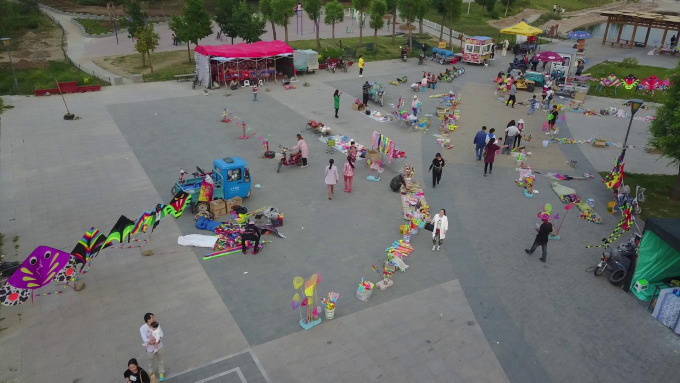
#> input picture person/0000011_07307_d_0000011.jpg, 1360 x 765 px (shown at 1/2 size); its folder holds only this picture in this run
$ python person_detector.py   (older library calls are emulated)
#> lines starting #> are read from the running program, lines starting #| are printed output that depends on the picture
# Importación de librerías necesarias
import cv2
import numpy as np
import os
import glob

class PersonDetector:
    """
    Clase para detectar y recortar personas en imágenes usando OpenCV
    """

    def __init__(self):
        """
        Inicializar el detector de personas con HOG y validadores adicionales
        """
        # Inicializar el detector HOG de OpenCV
        self.hog = cv2.HOGDescriptor()
        self.hog.setSVMDetector(cv2.HOGDescriptor_getDefaultPeopleDetector())

        # Intentar cargar detectores DNN más precisos como respaldo
        self.dnn_net = None
        try:
            # Cargar modelo YOLO pre-entrenado si está disponible
            # Este es más preciso pero requiere archivos adicionales
            print("🔍 Buscando modelos DNN adicionales...")

        except Exception as e:
            print("ℹ️ Usando solo detector HOG (recomendado para precisión)")

        # Parámetros de validación estricta para personas
        self.min_person_area = 1500      # Área mínima en píxeles
        self.max_person_area = 200000    # Área máxima en píxeles
        self.min_aspect_ratio = 1.2      # Relación altura/ancho mínima (personas son más altas)
        self.max_aspect_ratio = 4.0      # Relación altura/ancho máxima

        print("Detector de personas con validación estricta inicializado")

    def validate_person_detection(self, image, bbox):
        """
        Validar si una detección corresponde realmente a una persona

        Args:
            image: imagen completa
            bbox: (x, y, w, h) de la detección

        Returns:
            (is_valid, confidence_score, reasons)
        """
        x, y, w, h = bbox
        reasons = []
        confidence_score = 0.0

        # 1. Validar dimensiones básicas
        area = w * h
        aspect_ratio = h / w if w > 0 else 0

        if area < self.min_person_area:
            reasons.append(f"Área muy pequeña ({area} < {self.min_person_area})")
            return False, 0.0, reasons

        if area > self.max_person_area:
            reasons.append(f"Área muy grande ({area} > {self.max_person_area})")
            return False, 0.0, reasons

        if aspect_ratio < self.min_aspect_ratio:
            reasons.append(f"Muy ancho para ser persona ({aspect_ratio:.2f} < {self.min_aspect_ratio})")
            return False, 0.0, reasons

        if aspect_ratio > self.max_aspect_ratio:
            reasons.append(f"Muy alto para ser persona ({aspect_ratio:.2f} > {self.max_aspect_ratio})")
            return False, 0.0, reasons

        confidence_score += 0.3  # Pasó validaciones básicas

        # 2. Extraer región de interés
        roi = image[max(0, y):min(image.shape[0], y+h),
                   max(0, x):min(image.shape[1], x+w)]

        if roi.shape[0] == 0 or roi.shape[1] == 0:
            reasons.append("ROI inválida")
            return False, 0.0, reasons

        # 3. Análisis de características humanas
        human_features_score = self.analyze_human_features(roi)
        confidence_score += human_features_score * 0.4

        # 4. Análisis de gradientes (características HOG)
        gradient_score = self.analyze_gradients(roi)
        confidence_score += gradient_score * 0.3

        # 5. Umbral final
        is_valid = confidence_score > 0.6

        if is_valid:
            reasons.append(f"Persona válida (score: {confidence_score:.2f})")
        else:
            reasons.append(f"No es persona (score: {confidence_score:.2f})")

        return is_valid, confidence_score, reasons

    def analyze_human_features(self, roi):
        """
        Analizar características específicas humanas en la región
        """
        score = 0.0

        # Convertir a escala de grises para análisis
        gray = cv2.cvtColor(roi, cv2.COLOR_BGR2GRAY)
        h, w = gray.shape

        # 1. Análisis de variación vertical (personas tienen variación vertical)
        vertical_profile = np.mean(gray, axis=1)
        vertical_variation = np.std(vertical_profile)
        if vertical_variation > 20:  # Suficiente variación vertical
            score += 0.3

        # 2. Análisis de simetría aproximada (torso humano es relativamente simétrico)
        left_half = gray[:, :w//2]
        right_half = gray[:, w//2:]

        if left_half.shape == right_half.shape:
            right_flipped = np.fliplr(right_half)
            symmetry = np.corrcoef(left_half.flatten(), right_flipped.flatten())[0,1]
            if not np.isnan(symmetry) and symmetry > 0.3:
                score += 0.2

        # 3. Análisis de bordes (personas tienen bordes bien definidos)
        edges = cv2.Canny(gray, 50, 150)
        edge_density = np.sum(edges > 0) / (h * w)
        if 0.05 < edge_density < 0.3:  # Densidad de bordes típica de personas
            score += 0.3

        # 4. Análisis de regiones (cabeza, torso, piernas)
        if self.has_person_structure(gray):
            score += 0.2

        return min(1.0, score)

    def has_person_structure(self, gray):
        """
        Verificar si tiene estructura básica de persona (cabeza arriba, cuerpo abajo)
        """
        h, w = gray.shape

        # Dividir en tercios verticales
        top_third = gray[:h//3, :]
        middle_third = gray[h//3:2*h//3, :]

        # La parte superior (cabeza/hombros) suele ser más estrecha que el medio
        top_width_variance = np.var(np.sum(top_third > np.mean(top_third), axis=1))
        middle_width_variance = np.var(np.sum(middle_third > np.mean(middle_third), axis=1))

        # Estructura básica de persona: variación en el ancho a lo largo de la altura
        return top_width_variance > 10 and middle_width_variance > 10

    def analyze_gradients(self, roi):
        """
        Analizar gradientes para características humanas
        """
        gray = cv2.cvtColor(roi, cv2.COLOR_BGR2GRAY)

        # Calcular gradientes
        grad_x = cv2.Sobel(gray, cv2.CV_64F, 1, 0, ksize=3)
        grad_y = cv2.Sobel(gray, cv2.CV_64F, 0, 1, ksize=3)

        # Magnitud y dirección de gradientes
        magnitude = np.sqrt(grad_x**2 + grad_y**2)

        # Las personas tienen gradientes con cierta distribución
        grad_mean = np.mean(magnitude)
        grad_std = np.std(magnitude)

        # Score basado en distribución de gradientes típica de personas
        if 10 < grad_mean < 80 and grad_std > 15:
            return 1.0
        elif 5 < grad_mean < 100 and grad_std > 10:
            return 0.7
        else:
            return 0.3

    def detect_persons_multiscale(self, image, min_confidence=0.5):
        """
        Detectar personas con validación estricta para eliminar falsos positivos

        Args:
            image: imagen de entrada (array de numpy)
            min_confidence: confianza mínima para considerar una detección válida

        Returns:
            Lista de rectángulos (x, y, w, h) donde se detectaron personas REALES
        """
        all_detections = []
        all_weights = []

        # Configuraciones más conservadoras para evitar falsos positivos
        detection_configs = [
            # Configuración 1: Detección estándar más estricta
            {'winStride': (8, 8), 'padding': (16, 16), 'scale': 1.05, 'hitThreshold': 0.0},
            # Configuración 2: Solo para personas claramente visibles
            {'winStride': (8, 8), 'padding': (24, 24), 'scale': 1.1, 'hitThreshold': 0.2},
        ]

        for config in detection_configs:
            try:
                rectangles, weights = self.hog.detectMultiScale(
                    image,
                    winStride=config['winStride'],
                    padding=config['padding'],
                    scale=config['scale'],
                    hitThreshold=config['hitThreshold'],
                    groupThreshold=2
                )

                if len(rectangles) > 0:
                    all_detections.extend(rectangles)
                    all_weights.extend(weights)

            except Exception as e:
                print(f"Error en configuración: {e}")
                continue

        if len(all_detections) > 0:
            all_detections = np.array(all_detections)
            all_weights = np.array(all_weights)

            boxes = []
            scores = []
            for i, (x, y, w, h) in enumerate(all_detections):
                boxes.append([x, y, x + w, y + h])
                scores.append(all_weights[i])

            boxes = np.array(boxes, dtype=np.float32)
            scores = np.array(scores, dtype=np.float32)

            indices = cv2.dnn.NMSBoxes(boxes, scores, min_confidence, 0.3)

            candidate_detections = []
            if len(indices) > 0:
                for i in indices.flatten():
                    x1, y1, x2, y2 = boxes[i]
                    candidate_detections.append((int(x1), int(y1), int(x2-x1), int(y2-y1)))

            validated_detections = []
            for bbox in candidate_detections:
                is_valid, confidence, reasons = self.validate_person_detection(image, bbox)

                if is_valid:
                    validated_detections.append(bbox)

            return validated_detections
        else:
            return []

    def detect_persons(self, image, min_confidence=0.5):
        """
        Método principal de detección para personas reales
        """
        detections = self.detect_persons_multiscale(image, min_confidence)

        if len(detections) > 1:
            final_detections = self.remove_duplicate_detections(detections, overlap_threshold=0.4)
        else:
            final_detections = detections

        return final_detections

    # [22 lines left out: function preprocess_image, not called in this run]

    def remove_duplicate_detections(self, detections, overlap_threshold=0.4):
        """
        Eliminar detecciones duplicadas con umbral más estricto
        """
        if len(detections) <= 1:
            return detections

        boxes = np.array([[x, y, x+w, y+h] for x, y, w, h in detections], dtype=np.float32)
        scores = np.ones(len(detections), dtype=np.float32)

        # NMS más estricto para evitar personas muy cercanas duplicadas
        indices = cv2.dnn.NMSBoxes(boxes, scores, 0.1, overlap_threshold)

        if len(indices) > 0:
            final_detections = []
            for i in indices.flatten():
                x1, y1, x2, y2 = boxes[i]
                final_detections.append((int(x1), int(y1), int(x2-x1), int(y2-y1)))
            return final_detections
        else:
            return detections

    def crop_persons_smart(self, image, detections, tight_crop=True):
        """
        Recortar personas exactamente al tamaño del bounding box
        """
        cropped_persons = []
        height, width = image.shape[:2]

        for i, (x, y, w, h) in enumerate(detections):
            if tight_crop:
                # Recorte exacto al bounding box con padding mínimo
                padding = 5
                x1 = max(0, x - padding)
                y1 = max(0, y - padding)
                x2 = min(width, x + w + padding)
                y2 = min(height, y + h + padding)
            else:
                # Sin padding, exactamente el bounding box
                x1 = max(0, x)
                y1 = max(0, y)
                x2 = min(width, x + w)
                y2 = min(height, y + h)

            crop_width = x2 - x1
            crop_height = y2 - y1

            if crop_width < 20 or crop_height < 40:
                continue

            person_crop = image[y1:y2, x1:x2]

            if person_crop.shape[0] > 0 and person_crop.shape[1] > 0:
                cropped_persons.append({
                    'image': person_crop,
                    'bbox': (x1, y1, crop_width, crop_height),
                    'original_bbox': (x, y, w, h),
                    'person_id': i + 1
                })

        return cropped_persons

    # [60 lines left out: functions validate_crop_quality, calculate_crop_confidence, enhance_person_crop, crop_persons, not called in this run]

    def draw_detections(self, image, detections):
        """
        Dibujar rectángulos alrededor de las personas detectadas

        Args:
            image: imagen donde dibujar
            detections: lista de detecciones

        Returns:
            Imagen con las detecciones dibujadas
        """
        result_image = image.copy()

        for i, (x, y, w, h) in enumerate(detections):
            # Dibujar rectángulo verde alrededor de la persona
            cv2.rectangle(result_image, (x, y), (x + w, y + h), (0, 255, 0), 3)

            # Agregar etiqueta con número de persona
            label = f"Persona {i + 1}"
            label_size = cv2.getTextSize(label, cv2.FONT_HERSHEY_SIMPLEX, 0.8, 2)[0]

            # Fondo para el texto
            cv2.rectangle(result_image, (x, y - label_size[1] - 10),
                         (x + label_size[0], y), (0, 255, 0), -1)

            # Texto
            cv2.putText(result_image, label, (x, y - 5),
                       cv2.FONT_HERSHEY_SIMPLEX, 0.8, (0, 0, 0), 2)

        return result_image

    def process_image(self, image_path, output_dir):
        """
        Procesar una imagen individual: detectar, recortar y guardar personas

        Args:
            image_path: ruta de la imagen a procesar
            output_dir: directorio donde guardar los recortes

        Returns:
            Número de personas detectadas
        """
        print(f"Procesando: {os.path.basename(image_path)}")

        image = cv2.imread(image_path)
        if image is None:
            print(f"Error: No se pudo cargar la imagen {image_path}")
            return 0

        detections = self.detect_persons(image, min_confidence=0.6)

        if len(detections) == 0:
            print(f"No se detectaron personas en {os.path.basename(image_path)}")
            return 0

        print(f"Detectadas {len(detections)} persona(s)")

        cropped_persons = self.crop_persons_smart(image, detections, tight_crop=True)

        if len(cropped_persons) == 0:
            print("Ningun recorte validado")
            return 0

        base_name = os.path.splitext(os.path.basename(image_path))[0]

        saved_count = 0
        for person_data in cropped_persons:
            person_image = person_data['image']
            person_id = person_data['person_id']
            bbox = person_data['bbox']

            output_filename = f"{base_name}_person_{person_id:02d}.jpg"
            output_path = os.path.join(output_dir, output_filename)

            if cv2.imwrite(output_path, person_image):
                crop_w, crop_h = bbox[2], bbox[3]
                print(f"Guardado: {output_filename} ({crop_w}x{crop_h}px)")
                saved_count += 1
            else:
                print(f"Error guardando: {output_filename}")

        # Guardar imagen con detecciones dibujadas
        annotated_image = self.draw_detections(image, detections)
        annotated_filename = f"{base_name}_detections.jpg"
        annotated_path = os.path.join(output_dir, annotated_filename)
        cv2.imwrite(annotated_path, annotated_image)
        print(f"Guardada imagen con detecciones: {annotated_filename}")

        return saved_count

    def process_folder(self, input_folder="person", output_subfolder="pull-person"):
        """
        Procesar todas las imágenes de una carpeta

        Args:
            input_folder: carpeta que contiene las imágenes
            output_subfolder: subcarpeta donde guardar los resultados
        """
        print("Iniciando detección y recorte de personas")
        print("=" * 60)

        # Verificar que existe la carpeta de entrada
        if not os.path.exists(input_folder):
            print(f"Error: La carpeta '{input_folder}' no existe")
            print(f"Crea la carpeta '{input_folder}' y coloca las imágenes ahí")
            return

        # Crear carpeta de salida
        output_dir = os.path.join(input_folder, output_subfolder)
        os.makedirs(output_dir, exist_ok=True)
        print(f"Directorio de salida: {output_dir}")

        # Buscar archivos de imagen
        image_extensions = ['*.jpg', '*.jpeg', '*.png', '*.bmp', '*.tiff', '*.tif']
        image_files = []

        for extension in image_extensions:
            pattern = os.path.join(input_folder, extension)
            image_files.extend(glob.glob(pattern))
            # También buscar extensiones en mayúsculas
            pattern_upper = os.path.join(input_folder, extension.upper())
            image_files.extend(glob.glob(pattern_upper))

        if not image_files:
            print(f"No se encontraron imágenes en la carpeta '{input_folder}'")
            print("Formatos soportados: JPG, JPEG, PNG, BMP, TIFF")
            return

        print(f"Encontradas {len(image_files)} imagen(es) para procesar")
        print("-" * 40)

        # Procesar cada imagen
        total_persons = 0
        processed_images = 0

        for image_path in image_files:
            try:
                persons_count = self.process_image(image_path, output_dir)
                total_persons += persons_count
                processed_images += 1
                print()  # Línea en blanco para separar

            except Exception as e:
                print(f"❌ Error procesando {os.path.basename(image_path)}: {e}")
                continue

        # Resumen final
        print("=" * 60)
        print("RESUMEN FINAL:")
        print(f"Imágenes procesadas: {processed_images}/{len(image_files)}")
        print(f"Total personas detectadas: {total_persons}")
        print(f"Recortes guardados en: {output_dir}")
        print("Proceso completado!")

        if total_persons > 0:
            print(f"\n💡 Revisa la carpeta '{output_subfolder}' dentro de '{input_folder}' para ver los resultados")

def main():
    """
    Función principal del programa
    """
    print("DETECTOR DE PERSONAS - OpenCV")
    print("Detecta y recorta personas de imágenes automáticamente")
    print("=" * 60)

    # Crear instancia del detector
    detector = PersonDetector()

    # Procesar todas las imágenes de la carpeta 'person'
    # Los recortes se guardarán en 'person/pull-person'
    detector.process_folder(
        input_folder="person",
        output_subfolder="pull-person"
    )
#> in process_image, image is the input picture: shape (765, 1360, 3); mean B, G, R 107.1, 109.8, 109.3
#> the loop in detect_persons_multiscale, `for config in detection_configs:` made 2 passes
#> weights on passes 1 to 2: [1.91, 1.01, 1.23, 1.2, 0.472, 0.28], [2.05, 1.01, 1.23]
#> after the loop in detect_persons_multiscale, `for config in detection_configs:`: all_detections = [[936, 230, 74, 148], [629, 293, 68, 136], [848, 399, 69, 138], [1054, 399, 75, 149], [123, 458, 71, 141], [347, 0, 117, 225], [934, 228, 75, 150], [627, 292, 68, 137], [848, 398, 69, 138]]; all_weights = [1.91, 1.01, 1.23, 1.2, 0.472, 0.28, 2.05, 1.01, 1.23]
#> the loop in detect_persons_multiscale, `for i, (x, y, w, h) in enumerate(all_detections):` made 9 passes
#> after the loop in detect_persons_multiscale, `for i, (x, y, w, h) in enumerate(all_detections):`: boxes = [[936, 230, 1010, 378], [629, 293, 697, 429], [848, 399, 917, 537], [1054, 399, 1129, 548], [123, 458, 194, 599], [347, 0, 464, 225], [934, 228, 1009, 378], [627, 292, 695, 429], [848, 398, 917, 536]]; scores has the same summary as all_weights
#> in detect_persons_multiscale, `indices = cv2.dnn.NMSBoxes(boxes, scores, min_confidence, 0.3)`: indices = [6, 2, 1]
#> the loop in detect_persons_multiscale, `for i in indices.flatten():` made 3 passes
#> (i, x1, y1, x2, y2) on passes 1, 3: (6, 934, 228, 1009, 378), (1, 629, 293, 697, 429)
#> after the loop in detect_persons_multiscale, `for i in indices.flatten():`: candidate_detections = [(934, 228, 75, 150), (848, 399, 69, 138), (629, 293, 68, 136)]
#> the loop in detect_persons_multiscale, `for bbox in candidate_detections:` made 3 passes
#> (x in validate_person_detection, y in validate_person_detection, confidence_score in validate_person_detection, area in validate_person_detection) on passes 1 to 2: (934, 228, 0.8, 11250), (848, 399, 0.8, 9522)
#> pass 1, in validate_person_detection, `roi = image[max(0, y):min(image.shape[0], y+h), max(0, x):min(image.sh..`:
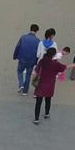
#> roi: shape (150, 75, 3); mean B, G, R 108.1, 105.6, 107.1
#> pass 1, in analyze_human_features, `gray = cv2.cvtColor(roi, cv2.COLOR_BGR2GRAY)`:
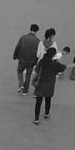
#> gray: shape (150, 75); min 3, max 221, mean 106.3
#> pass 1, in analyze_human_features, `left_half = gray[:, :w//2]`:
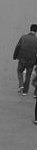
#> left_half: shape (150, 37); min 7, max 187, mean 109.4
#> pass 1, in analyze_human_features, `right_half = gray[:, w//2:]`:
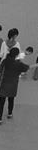
#> right_half: shape (150, 38); min 3, max 221, mean 103.4
#> after the loop in detect_persons_multiscale, `for bbox in candidate_detections:`: validated_detections has the same summary as candidate_detections
#> in detect_persons, `detections = self.detect_persons_multiscale(image, min_confidence)`: detections has the same summary as candidate_detections in detect_persons_multiscale
#> in remove_duplicate_detections, `boxes = np.array([[x, y, x+w, y+h] for x, y, w, h in detections], dtyp..`: boxes = [[934, 228, 1009, 378], [848, 399, 917, 537], [629, 293, 697, 429]]
#> in remove_duplicate_detections, `scores = np.ones(len(detections), dtype=np.float32)`: scores = [1, 1, 1]
#> in remove_duplicate_detections, `indices = cv2.dnn.NMSBoxes(boxes, scores, 0.1, overlap_threshold)`: indices = [0, 1, 2]
#> the loop in remove_duplicate_detections, `for i in indices.flatten():` made 3 passes
#> after the loop in remove_duplicate_detections, `for i in indices.flatten():`: final_detections has the same summary as candidate_detections in detect_persons_multiscale
#> in detect_persons, `final_detections = self.remove_duplicate_detections(detections, overla..`: final_detections has the same summary as candidate_detections in detect_persons_multiscale
#> in process_image, `detections = self.detect_persons(image, min_confidence=0.6)`: detections has the same summary as candidate_detections in detect_persons_multiscale
#| Detectadas 3 persona(s)
#> the loop in crop_persons_smart, `for i, (x, y, w, h) in enumerate(detections):` made 3 passes
#> (x, y, w, h, x1, y1, x2, y2) on passes 1 to 3: (934, 228, 75, 150, 929, 223, 1014, 383), (848, 399, 69, 138, 843, 394, 922, 542), (629, 293, 68, 136, 624, 288, 702, 434)
#> pass 1, in crop_persons_smart, `person_crop = image[y1:y2, x1:x2]`:
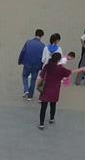
#> person_crop: shape (160, 85, 3); mean B, G, R 109.8, 108.5, 109.7
#> after the loop in crop_persons_smart, `for i, (x, y, w, h) in enumerate(detections):`: cropped_persons = 3 items
#> (the rest of the program and of its run is left out)
